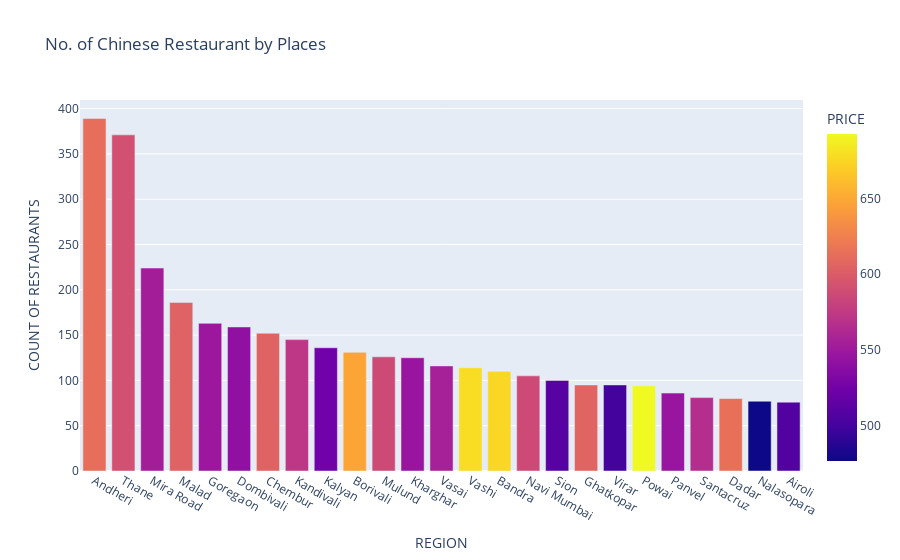

The cell this chart's notebook holds for it:
### Code cell
fig = px.bar(chinese_rest_df, x='REGION', y='COUNT OF RESTAURANTS', color='PRICE', title= 'No. of Chinese Restaurant by Places')

fig.show()

### Figure 1 — Plotly figure (JSON) as saved in the notebook; plotly's stock layout.template omitted (floating-point values rounded to 4 significant figures)
{"data": [{"alignmentgroup": "True", "hovertemplate": "REGION=%{x}<br>COUNT OF RESTAURANTS=%{y}<br>PRICE=%{marker.color}<extra></extra>", "legendgroup": "", "marker": {"color": [612.7, 591.0, 553.3, 604.0, 548.8, 540.9, 604.9, 572.6, 523.9, 648.1, 586.5, 546.8, 555.6, 678.1, 675, 587.1, 509.8, 605.8, 500, 692.6, 545.9, 566.0, 614.4, 476.6, 507.2], "coloraxis": "coloraxis", "pattern": {"shape": ""}}, "name": "", "offsetgroup": "", "orientation": "v", "showlegend": false, "textposition": "auto", "type": "bar", "x": ["Andheri", "Thane", "Mira Road", "Malad", "Goregaon", "Dombivali", "Chembur", "Kandivali", "Kalyan", "Borivali", "Mulund", "Kharghar", "Vasai", "Vashi", "Bandra", "Navi Mumbai", "Sion", "Ghatkopar", "Virar", "Powai", "Panvel", "Santacruz", "Dadar", "Nalasopara", "Airoli"], "xaxis": "x", "y": [389, 371, 224, 186, 163, 159, 152, 145, 136, 131, 126, 125, 116, 114, 110, 105, 100, 95, 95, 94, 86, 81, 80, 77, 76], "yaxis": "y"}], "layout": {"autosize": true, "barmode": "relative", "coloraxis": {"colorbar": {"title": {"text": "PRICE"}}, "colorscale": [[0, "#0d0887"], [0.1111, "#46039f"], [0.2222, "#7201a8"], [0.3333, "#9c179e"], [0.4444, "#bd3786"], [0.5556, "#d8576b"], [0.6667, "#ed7953"], [0.7778, "#fb9f3a"], [0.8889, "#fdca26"], [1, "#f0f921"]]}, "legend": {"tracegroupgap": 0}, "title": {"text": "No. of Chinese Restaurant by Places"}, "xaxis": {"anchor": "y", "autorange": true, "domain": [0, 1], "range": [-0.5, 24.5], "title": {"text": "REGION"}, "type": "category"}, "yaxis": {"anchor": "x", "autorange": true, "domain": [0, 1], "range": [0, 409.5], "title": {"text": "COUNT OF RESTAURANTS"}, "type": "linear"}}}
